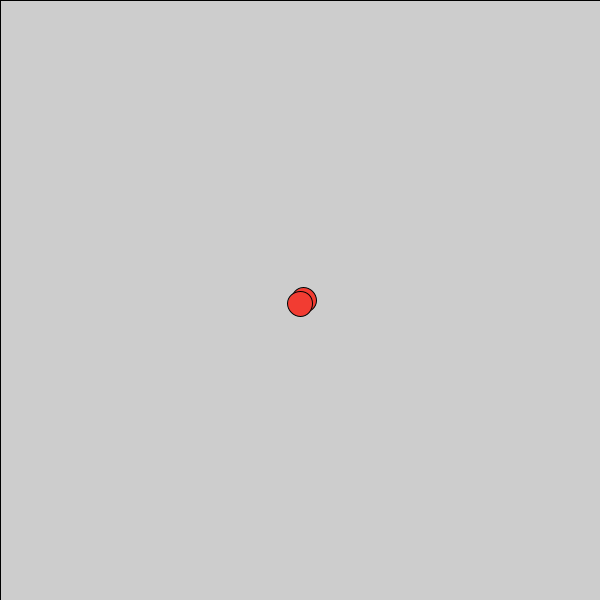
Frame 1 (no input)
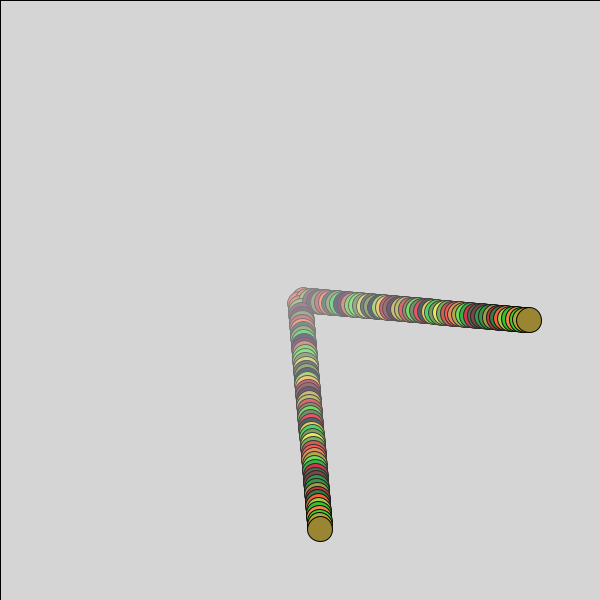
Frame 60 (the mouse pressed at the canvas centre just before this capture)
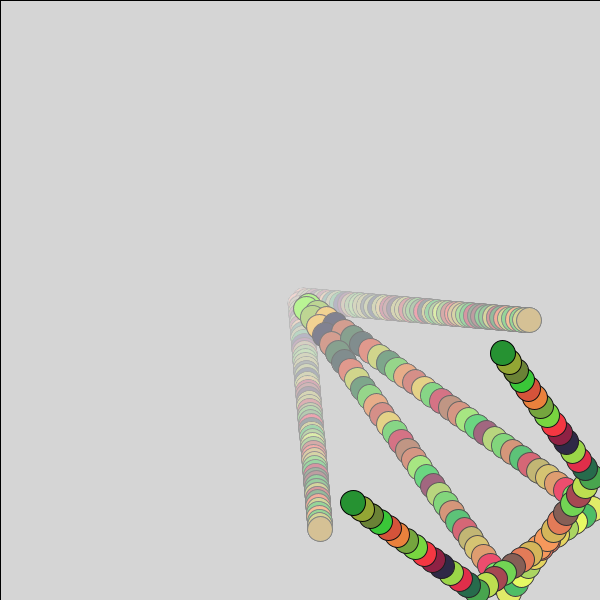
Frame 120 (the mouse held since frame 60 and released just before this capture)

The Processing sketch that drew these frames (run headless with seeded random() and noise(); from frame 60 on, the mouse is pressed at the canvas centre):

// Processing sketch: processing_168516
// ── processing_168516.pde

float pX = 300;
float pY = 300;
float vX = random(-2,7);
float vY = random(-2,7);
int tam = 25;
float radio = tam/2;
void setup(){
  size(600,600);
}

void draw(){
 fill(255,3);
  rect(0,0,600,600);

  pX = pX + vX;
  pY = pY + vY;

  if ((pX >= width - radio)|| (pX < + radio)) { 
    vX = -vX;
  } 
  if ((pY >= height - radio)|| (pY < + radio)) { 
    vY = -vY;
  } 
  fill(random(255),random(255),50);

  ellipse(pX, pY, tam, tam);
  ellipse(pY, pX, tam, tam);
  
  
  
  
}

void mousePressed(){
  fill(random(255),random(255),random(255));
  
  
  
  vX = random(-20,20);
  vY = random(-20,20);
  //fill(random(255),random(255),random(255));
 pX = mouseX;
 pY = mouseY; 
  
}
